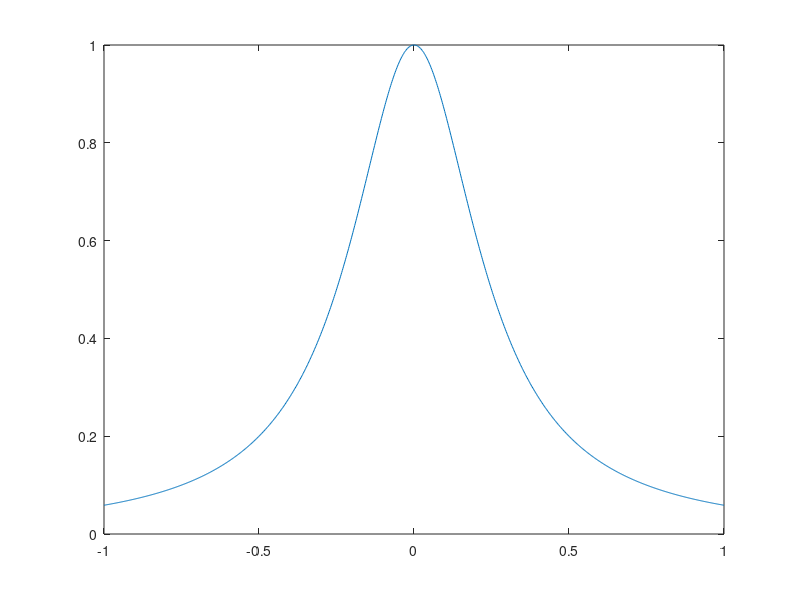

This chart was generated by the following MATLAB code: (Note: this script raises an error after producing the figure.)
close all
% 
% rule = 'Freud';
rule = 'Legendre';
N = 64;
n_qpSub = 5;
I_gauss = zeros(N,1);
N_arr = 1:N;
epsilon = 1/4;
f = @(x) 1./(1+x.^2/epsilon.^2);
x = linspace(-1,1,1000);
plot(x,f(x))

for n = N_arr
    [W1D,Q1D] = gaussianQuadNURBS(n); 

    I_gauss(n) = sum(f(Q1D).*W1D);
end
[W1D,Q1D] = gaussianQuadNURBS(n_qpSub); 
n_div_arr = 1:20;
I_gauss2 = zeros(numel(n_div_arr),1);
N_arr2 = zeros(numel(n_div_arr),1);
for n_div = n_div_arr
    Xi_e_arr  = linspace(-1,1,n_div+1);
    xi = zeros(n_qpSub,n_div);
    counter = 1;
    for i_xi = 1:n_div
        Xi_e_sub = Xi_e_arr(i_xi:i_xi+1);
        xi(:,counter) = parent2ParametricSpace(Xi_e_sub, Q1D(:,1));
        counter = counter + 1;
    end
    xi = reshape(xi,n_div*n_qpSub,1);
    W2D_1 = repmat(W1D,n_div,1);
    J_2 = 1/n_div;
    I_gauss2(n_div) = sum(f(xi).*W2D_1*J_2);
    N_arr2(n_div) = n_div*n_qpSub;
end
I = 2*epsilon*atan(1/epsilon);
    
figure(2)
totError = abs(I_gauss - I)/abs(I);
totError2 = abs(I_gauss2 - I)/abs(I);
semilogy(N_arr,totError,N_arr2,totError2)
legend('Gauss','Sub Gauss')









